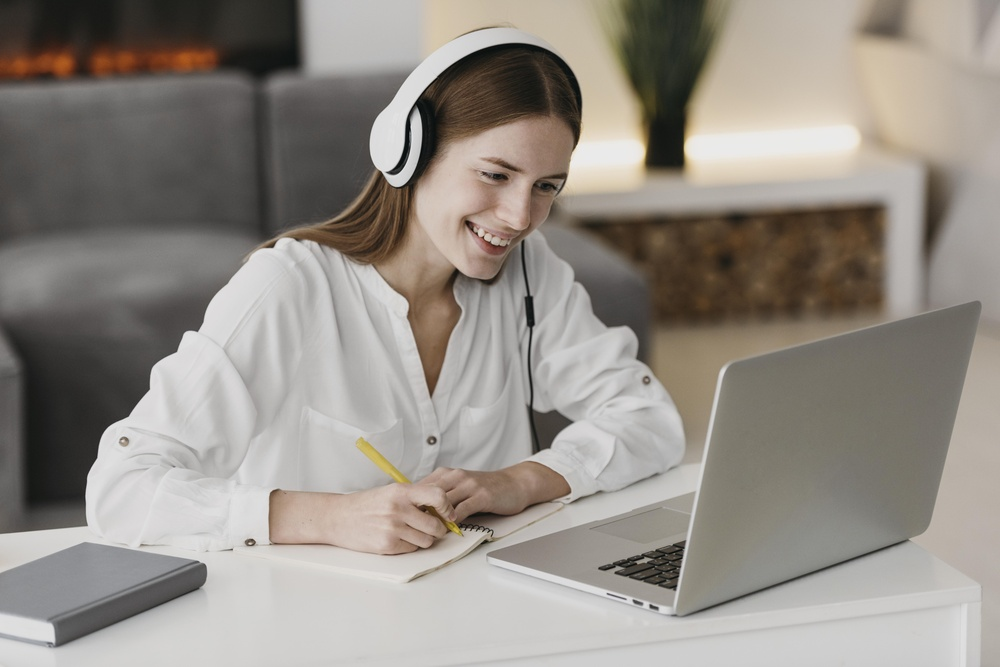
#> input picture imagenes/I3.jpg, 1000 x 667 px, shrunk from 7360 x 4912 before the run
$ python mascara.py imagenes/I3.jpg   (Python 2 division)
#> lines starting #> are read from the running program, lines starting #| are printed output that depends on the picture
#> in main, imagen_original is the input picture: PIL image 1000x667 RGB; mean R, G, B 147.7, 141.7, 134.6
from Tkinter import *
from PIL import Image, ImageTk
import math
import sys


def convolucion(imagen_original,mascara):

    x, y = imagen_original.size
    pos = imagen_original.load()
    nueva_imagen = Image.new("RGB", (x,y))
    pos_nueva = nueva_imagen.load()
    for i in range(x):
        for j in range(y):
            total = 0
            for n in range(i-1, i+2):
                for m in range(j-1, j+2):
                    if n >= 0 and m >= 0 and n < x and m < y:
                        total += mascara[n - (i - 1)][ m - (j - 1)] * pos[n, m][1]
            pos_nueva[i, j] = (total, total, total)
    nueva_imagen.save("convolucion.png")
    return nueva_imagen


def otro_gris(imagen_original):
    #escala de grises
    #toma el valor maximo del rgb de cada pixel

    x, y = imagen_original.size
#> x = 1000; y = 667
    imagen_gris = Image.new("RGB", (x,y))
#> imagen_gris: PIL image 1000x667 RGB; every value is 0
    pixeles = []

    for a in range(y):
        for b in range(x):
            r, g, b = imagen_original.getpixel((b, a))
            rgb = (r, g, b)
                #se elige el valor mas grande
            maximo = max(rgb)
            data = (maximo, maximo, maximo)
            pixeles.append(data)
#> after the loop, pixeles = 667000 items
    imagen_gris.putdata(pixeles)
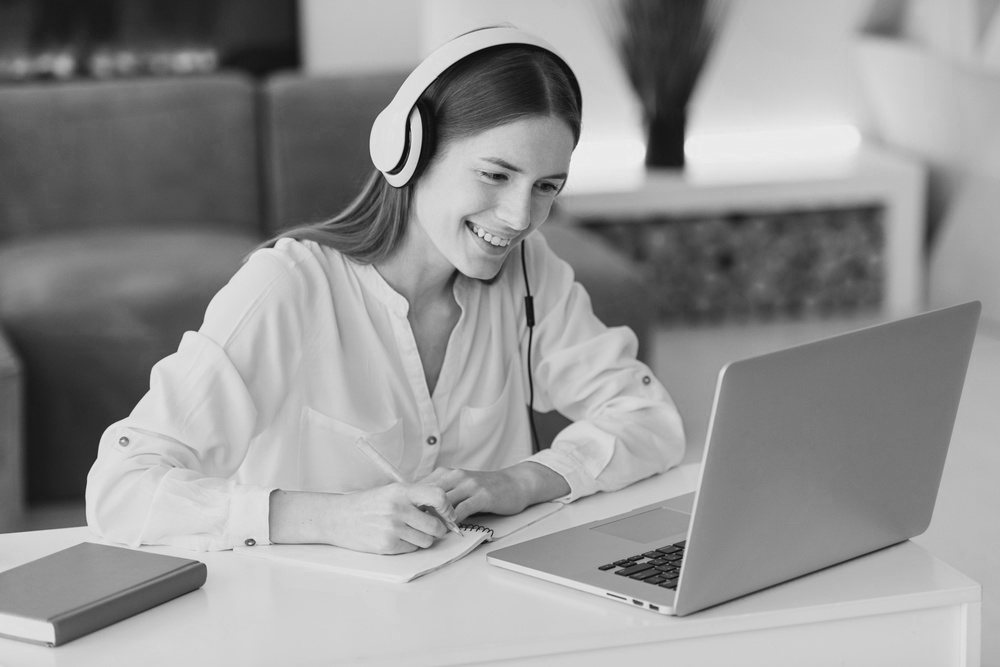
#> imagen_gris: PIL image 1000x667 RGB; min 5, max 246, mean 147.9
    imagen_gris.save("imagen_gris.png")
    return imagen_gris

def normalizar(imagen_original):
    x, y = imagen_original.size
#> x = 1000; y = 667
    imagen_normalizada = Image.new("RGB", (x, y))
    pixeles = []
    for a in range(y):
        for b in range(x):
            pix = imagen_original.getpixel((b, a))[0]
            pixeles.append(pix)
#> after the loop, pixeles = 667000 items
    maximo = max(pixeles)
#> maximo = 246
    minimo = min(pixeles)
#> minimo = 5
    print maximo
#| 246
    print minimo
#| 5
    l = 256.0/(maximo - minimo)
#> l = 1.06
    pixeles = []
    for a in range(y):
        for b in range(x):
            pix = imagen_original.getpixel((b, a))[0]
            nuevo_pix = int(math.floor((pix-minimo)*l))
            pixeles.append((nuevo_pix, nuevo_pix, nuevo_pix))
    imagen_normalizada.putdata(pixeles)
    imagen_normalizada.save("imagen_normalizada.png")
    return imagen_normalizada


def main():
    """funcion principal
    """
    try:
    	imagen_inicial = sys.argv[1]
    	print imagen_inicial
    	imagen_original = Image.open(imagen_inicial)
    	imagen_original = imagen_original.convert('RGB')
    except:
        print "selecciona la imagen"
    	return
    imagen_b = otro_gris(imagen_original)
    nueva = normalizar(imagen_b)
    mascara1 = [[-1,0,1],[-2,0,2],[-1,0,1]]#mascara sobel horizontal
    mascara2 = [[1,1,1],[0,0,0],[-1,-1,-1]]#mascara sobel vertical
    mascara3 = [[1,1,1],[-1,-2,1],[-1,-1,1]]#mascara prewitt h
    mascara4 = [[-1,1,1],[-1,-2,1],[-1,1,1]]#mascara prewitt v
    #mascara5 = [[0, 1], [-1, 0]]#roberts hor
    #mascara6 = [[1, 0], [0, -1]]#roberts ver
    nueva = convolucion(nueva,mascara1)#aplica convolucion
#> in convolucion, `nueva_imagen.save("convolucion.png")`:
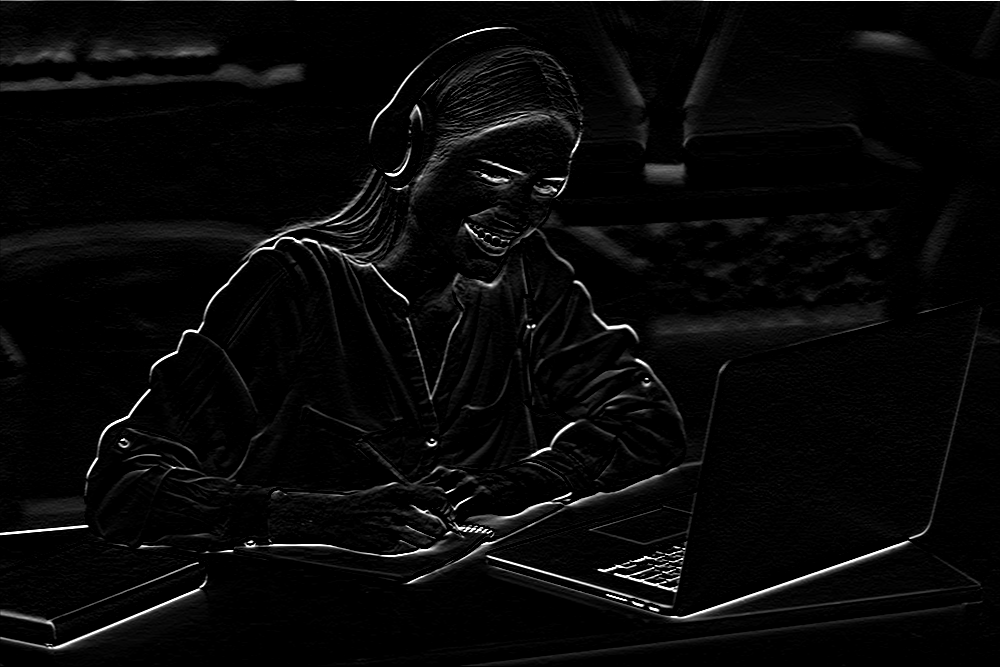
#> saved as convolucion.png: PIL image 1000x667 RGB; min 0, max 255, mean 8.3
    nueva.save("sobelh.png")
    # [6 lines of commented-out code are left out]
    nueva2 = normalizar(nueva)
#| 255
#| 0

    # [4 lines of commented-out code are left out]
if __name__ == "__main__":
    main()
